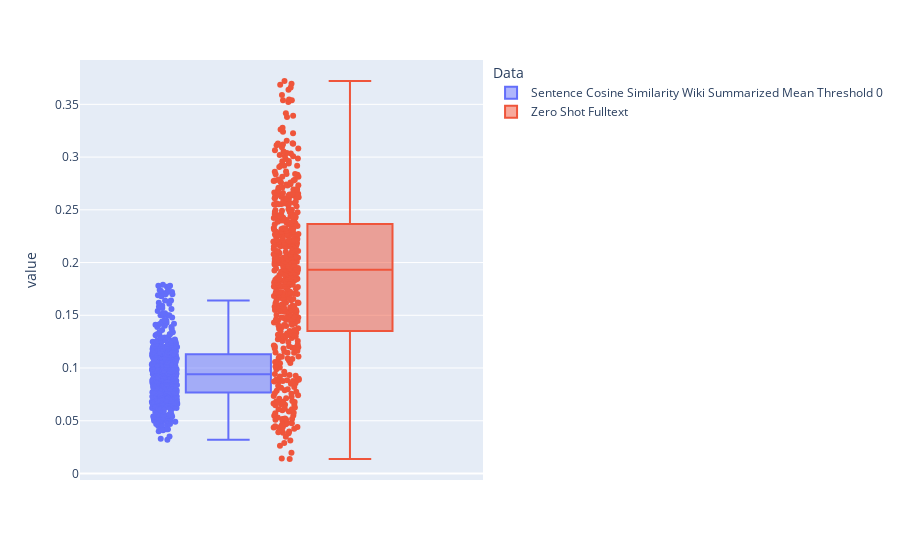

Here is the notebook cell this chart was saved with:
### Code cell
result_prep = croped_results[["Sentence Cosine Similarity Wiki Summarized Mean Threshold 0", "Zero Shot Fulltext"]]
result_prep_melt = result_prep.melt(var_name="Data")
fig = px.box(result_prep_melt, y="value", points="all", color = "Data")
fig.show()

### Figure 1 — Plotly figure (JSON) as saved in the notebook; plotly's stock layout.template omitted (floating-point values rounded to 4 significant figures; data arrays with more than 128 entries replaced by an {"elided": "..."} marker saying what was removed)
{"data": [{"alignmentgroup": "True", "boxpoints": "all", "hovertemplate": "Data=Sentence Cosine Similarity Wiki Summarized Mean Threshold 0<br>value=%{y}<extra></extra>", "legendgroup": "Sentence Cosine Similarity Wiki Summarized Mean Threshold 0", "marker": {"color": "#636efa"}, "name": "Sentence Cosine Similarity Wiki Summarized Mean Threshold 0", "notched": false, "offsetgroup": "Sentence Cosine Similarity Wiki Summarized Mean Threshold 0", "orientation": "v", "showlegend": true, "type": "box", "x0": " ", "xaxis": "x", "y": {"elided": "529 float values"}, "y0": " ", "yaxis": "y"}, {"alignmentgroup": "True", "boxpoints": "all", "hovertemplate": "Data=Zero Shot Fulltext<br>value=%{y}<extra></extra>", "legendgroup": "Zero Shot Fulltext", "marker": {"color": "#EF553B"}, "name": "Zero Shot Fulltext", "notched": false, "offsetgroup": "Zero Shot Fulltext", "orientation": "v", "showlegend": true, "type": "box", "x0": " ", "xaxis": "x", "y": {"elided": "529 float values"}, "y0": " ", "yaxis": "y"}], "layout": {"boxmode": "group", "legend": {"title": {"text": "Data"}, "tracegroupgap": 0}, "margin": {"t": 60}, "xaxis": {"anchor": "y", "domain": [0, 1]}, "yaxis": {"anchor": "x", "domain": [0, 1], "title": {"text": "value"}}}}
